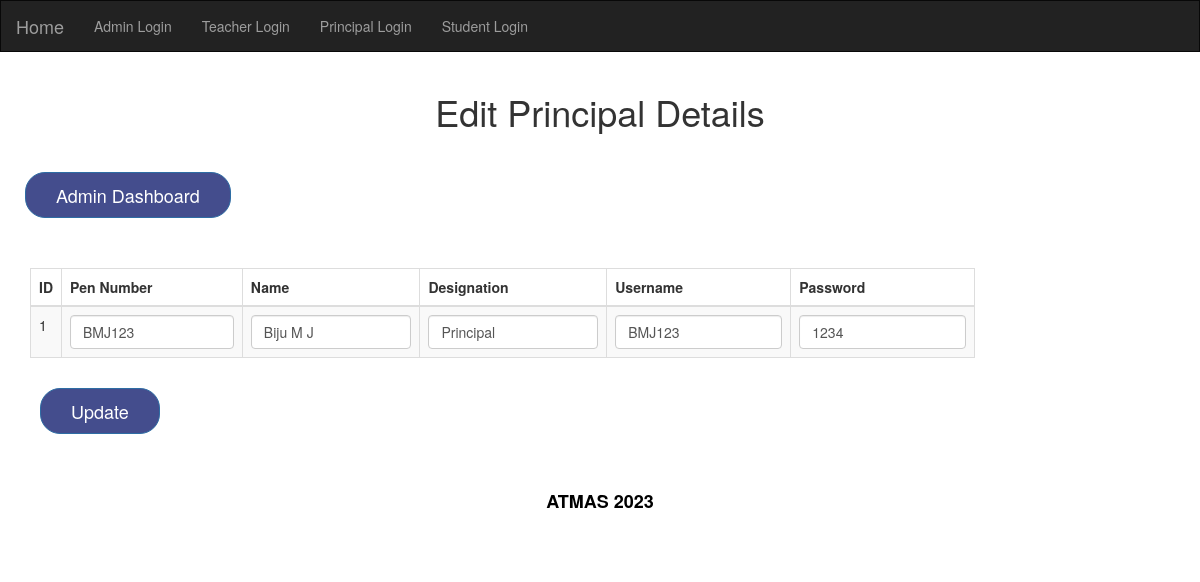
Page /editprincipal.php?edit=1 (signed in) on the committed database.
### tables this page shows
CREATE TABLE `principal` (
  `id` int(11) NOT NULL,
  `pen_number` varchar(20) NOT NULL,
  `name` varchar(25) NOT NULL,
  `designation` varchar(20) NOT NULL,
  `username` varchar(25) NOT NULL,
  `password` varchar(25) NOT NULL
);

### editprincipal.php (the view, shortened to what this page needs)
<?php
 if(!isset($_SESSION['name'])) {
    header("location: login.php");
    }
 else {
?>
<?php include ("header.php") ?>
<div class="container-fluid">
          <h1 class="h1_index text-center">Edit Principal Details</h1>
           <br>
		    <a class="a_color" href="admin.php"><button type="button" class="btn btn-primary btn-lg">Admin Dashboard</button></a>
		   <br><br>
       <br>
        <div class="col-sm-10">
		<table class="table table-striped table-bordered">
   <thead>
      <tr>
      <th>ID</th>
       <th>Pen Number</th>
        <th>Name</th>
        <th>Designation</th>
		<th>Username</th>
    <th>Password</th>
      </tr>
    </thead>
    <tbody>
  <form action="" method="post">
<?php
$con = mysqli_connect('localhost','root','','attendance');
$edit_id = @$_GET['edit'];
$sql="SELECT * FROM `principal` WHERE id='$edit_id' ";
$record = mysqli_query($con,$sql);
while($post=mysqli_fetch_assoc($record)) {
   ?>
      <tr>
        <td><?php echo $post['id']; ?></td>
        <td><input type="text" name="pen_number" class="form-control" id="formGroupExampleInput" value="<?php echo $post['pen_number']; ?>" placeholder="username" required></td></td>
        <td><input type="text" name="name" class="form-control" id="formGroupExampleInput" value="<?php echo $post['name']; ?>" placeholder="name" required></td></td>
        <td><input type="text" name="des" class="form-control" id="formGroupExampleInput" value="<?php echo $post['designation']; ?>" placeholder="username" required></td></td>
        <td><input type="text" name="user" class="form-control" id="formGroupExampleInput" value="<?php echo $post['username']; ?>" placeholder="username" required></td></td>
        <td><input type="text" name="pass" class="form-control" id="formGroupExampleInput" value="<?php echo $post['password']; ?>" placeholder="username" required></td></td>
      </tr>
<?php } ?>
     </tbody>
    </table>
	<div class="form-group">
    <button type="submit" name="update" value="update" class="btn btn-primary btn-lg">Update</button>
  </div>
  </div>
</div>
<?php } ?>
<?php include("footer.php"); ?>

### assets/main.css (style rules this page uses)
.btn-primary { color: #fff; background-color: #444d8d; }
.btn-lg { padding: 10px 30px; font-size: 18px; line-height: 1.3333333; border-radius: 2rem; margin: 1rem; }
.a_color { color: #fff; }

### rows in the picture
principal: id "1", pen_number "BMJ123", name "Biju M J", des "Principal", user "BMJ123", pass "1234"
